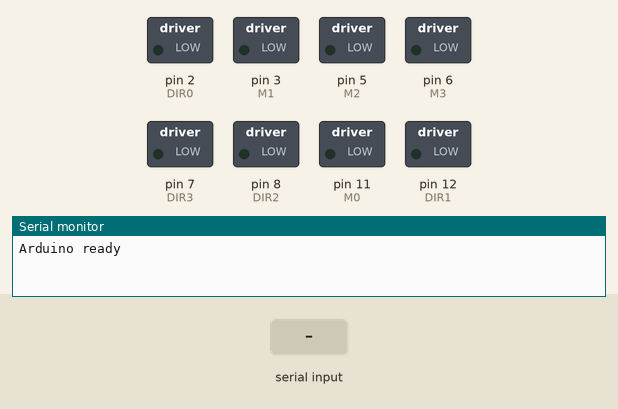
Recording of a sketch running on a simulated Arduino Uno, built with avr-gcc and run on an emulated ATmega328P. On the bench: switched loads named in the sketch (green lamp = pin HIGH), the last lines printed to the serial monitor. The test bench sets the inputs (shaded band).

Above: at 1.2 s.
1.3 s: "speedUpRun\n" received over Serial
At 2.6 s:
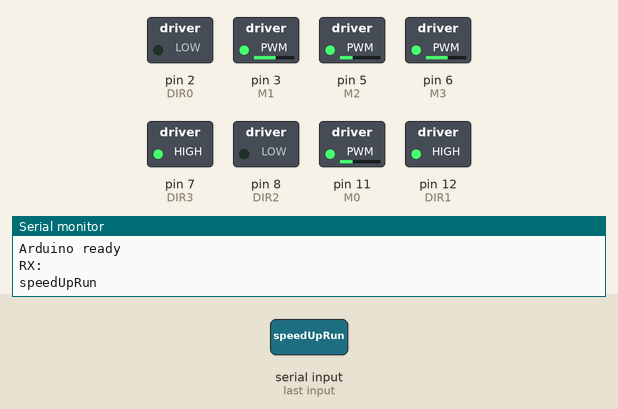
2.9 s: "90 45 200\n" received over Serial
At 3.8 s:
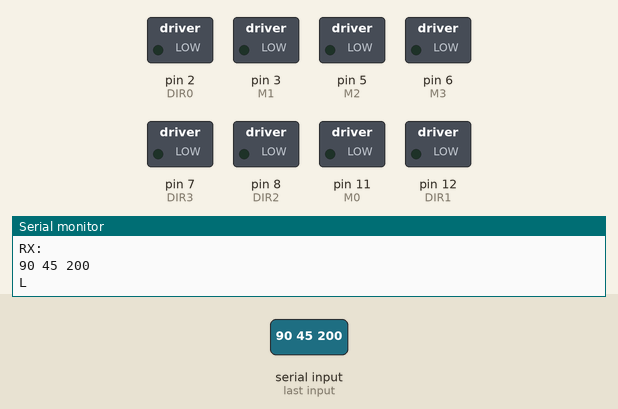
4.4 s: "speedDownRun\n" received over Serial
At 4.48 s:
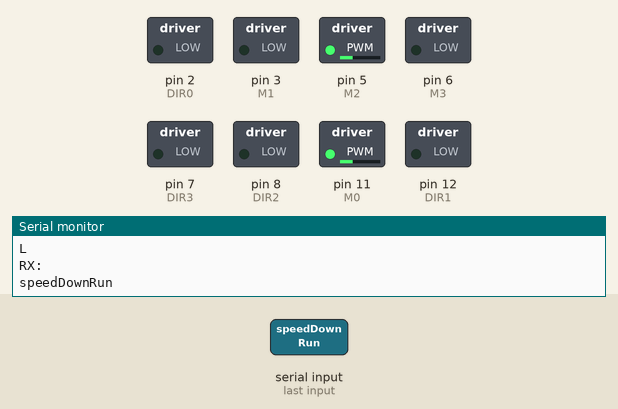
6.0 s: "30 150 10\n" received over Serial
At 6.08 s:
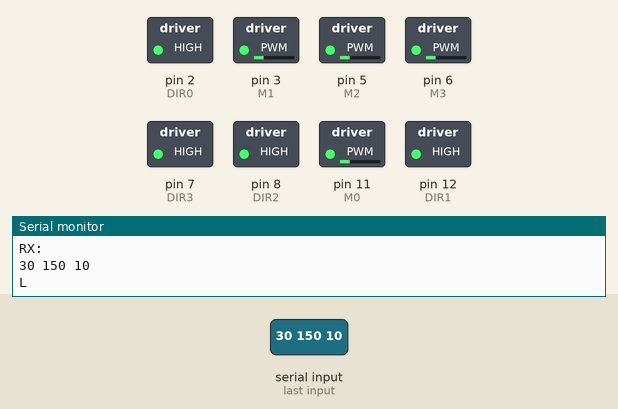
Timing chart, 0 to 8.6 s (numbered marks = the images above; inputs shaded):
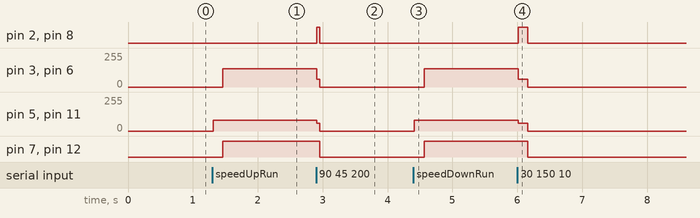

Measured:
- after the input at 1.3 s, pin 3 (M1), pin 6 (M3): 0/255 → 138/255 after 0.16 s; pin 5 (M2), pin 11 (M0): 0/255 → 80/255 at once; pin 7 (DIR3), pin 12 (DIR1): LOW → HIGH after 0.16 s
- after the input at 2.9 s, pin 2 (DIR0), pin 8 (DIR2): LOW → HIGH at once, → LOW 0.05 s later; pin 3 (M1), pin 6 (M3): 138/255 → 0/255 at once; pin 5 (M2), pin 11 (M0): 80/255 → 0/255 at once; pin 7 (DIR3), pin 12 (DIR1): HIGH → LOW after 0.06 s
- after the input at 4.4 s, pin 3 (M1), pin 6 (M3): 0/255 → 138/255 after 0.16 s; pin 5 (M2), pin 11 (M0): 0/255 → 80/255 at once; pin 7 (DIR3), pin 12 (DIR1): LOW → HIGH after 0.16 s
- after the input at 6.0 s, pin 2 (DIR0), pin 8 (DIR2): LOW → HIGH at once, → LOW 0.15 s later; pin 3 (M1), pin 6 (M3): 138/255 → 60/255 at once, → 0/255 0.15 s later; pin 5 (M2), pin 11 (M0): 80/255 → 60/255 at once, → 0/255 0.15 s later; pin 7 (DIR3), pin 12 (DIR1): HIGH → LOW after 0.16 s

The sketch:

AutoCar_controller.ino
```cpp
/*****************************************************
 * Tank_4Motor_TimeControl_FIXED.ino
 * ---------------------------------
 * 坦克履帶時間式位移控制（無 Encoder）
 * 修正：
 * - 低 PWM 不動
 * - 停止時滑動
 * - 左右速度不一致
 *****************************************************/

#include <Arduino.h>

/* ================== 腳位設定（完全沿用你原本） ================== */
#define M0     11
#define DIR0   2

#define M1     3
#define DIR1   12

#define M2     5
#define DIR2   8

#define M3     6
#define DIR3   7

/* ================== 參數設定 ================== */
#define MIN_PWM   70
float SCALE_LEFT  = 1.00;  // 左履帶補償
float SCALE_RIGHT = 1.00;  // 右履帶補償（依實測微調）

// ⭐ 獨立儲存前後左右的「左右輪」PWM（已還原為先前的預設數值）
int pwm_f_l = 80;   // 原本 move_forward_time 的左輪：75
int pwm_f_r = 138;  // 原本 move_forward_time 的右輪：-138 (取絕對值 138)
int pwm_b_l = 138;  // 原本 move_backward_time 的左輪：-138 (取絕對值 138)
int pwm_b_r = 75;   // 原本 move_backward_time 的右輪：75
int pwm_l_l = 60;   // 原本 turn_left_time 的左輪：-40 (取絕對值 40)
int pwm_l_r = 60;   // 原本 turn_left_time 的右輪：-40 (取絕對值 40)
int pwm_r_l = 205;  // 原本 turn_right_time 的左輪：180
int pwm_r_r = 205;  // 原本 turn_right_time 的右輪：150

// 4 顆馬達的「DIR=HIGH 是否代表 forward」
// 如果某顆方向反了，就把該顆的 FORWARD_* 由 true/false 互換
const bool FORWARD_DIR0_HIGH = false;
const bool FORWARD_DIR1_HIGH = false;
const bool FORWARD_DIR2_HIGH = false;
const bool FORWARD_DIR3_HIGH = false;

inline void set_motor(int pwm, int M, int DIR, bool forward_high)
{
  int p = constrain(abs(pwm), 0, 255);
  bool forward = (pwm >= 0);

  bool dir_level = forward ? forward_high : !forward_high;
  digitalWrite(DIR, dir_level ? HIGH : LOW);
  analogWrite(M, p);
}

void Tank_SetSpeed(int pwm_left, int pwm_right, bool DIR1BL , bool DIR2BL, int pwm_delay)
{
  // ===== 左右履帶速度補償 =====
  int pwm_l = pwm_left  * SCALE_LEFT;
  int pwm_r = pwm_right * SCALE_RIGHT;

  // ===== 左履帶：M0 + M2 =====
  set_motor(pwm_l, M0, DIR0, DIR1BL);
  set_motor(pwm_l, M2, DIR2, DIR1BL);
  delay(pwm_delay);
  // ===== 右履帶：M1 + M3 =====
  set_motor(pwm_r, M1, DIR1, DIR2BL);
  set_motor(pwm_r, M3, DIR3, DIR2BL);
}

/* ================== 主動煞車停止 ================== */
void Tank_Stop()
{
    // Brake：方向固定，PWM = 0
    digitalWrite(DIR0, LOW);
    digitalWrite(DIR1, LOW);
    digitalWrite(DIR2, LOW);
    digitalWrite(DIR3, LOW);

    analogWrite(M0, 0);
    analogWrite(M1, 0);
    analogWrite(M2, 0);
    analogWrite(M3, 0);

    delay(30);  // ⭐ 給驅接器時間吃掉慣性
}

/* ================== 位移 API ================== */

void move_forward_time(unsigned long ms, int pwm_left, int pwm_right)
{
    Tank_SetSpeed(pwm_left, -pwm_right, false, false, 150);
//    delay(ms);
//    Tank_Stop();
}

void move_backward_time(unsigned long ms, int pwm_left, int pwm_right)
{
    Tank_SetSpeed(-pwm_left, pwm_right, false, false, 50);
//    delay(ms);
//    Tank_Stop();
}

void turn_left_time(unsigned long ms, int pwm_left, int pwm_right)
{
    Tank_SetSpeed(-pwm_left, -pwm_right, false, false, 0);
    delay(ms);
    Tank_Stop();
}

void turn_right_time(unsigned long ms, int pwm_left, int pwm_right)
{
    Tank_SetSpeed(pwm_left, pwm_right, false, false, 0);
    delay(ms);
    Tank_Stop();
}

/* ================== Demo ================== */

void demo_path()
{
    delay(2000);
    // 90:1000:75:x
    turn_right_time(2000, 80, 80);
//
    delay(2000);
    // 1000ms:x:6150:280
//    move_forward_time(3150, pwm_f_l, pwm_f_r);   // ⭐ PWM < 70 不要用
//
//    delay(2000);
//    turn_right_time(500, 80, 80);
//
//    delay(2000);
//    move_backward_time(4750, pwm_b_l, pwm_b_r);   // ⭐ PWM < 70 不要用
//
//    delay(2000);
//    turn_right_time(580, 80, 80);
//
//     delay(2000);
//    // 1000ms:380:x:2400
//    move_forward_time(6280, pwm_f_l, pwm_f_r);   // ⭐ PWM < 70 不要用
//
//    delay(2000);
    // 90:1000:75:x
//    turn_left_time(580, 80, 80);

//    delay(2000);
//    move_backward_time(4750, pwm_b_l, pwm_b_r);   // ⭐ PWM < 70 不要用
    Tank_Stop();
}

/* ================== Arduino ================== */

void setup()
{
    Serial.begin(9600);
    Serial.println("Arduino ready");

    cli();  // 關閉中斷（避免 Timer 抖動）

    digitalWrite(M0, LOW);
    digitalWrite(M1, LOW);
    digitalWrite(M2, LOW);
    digitalWrite(M3, LOW);

    digitalWrite(DIR0, LOW);
    digitalWrite(DIR1, LOW);
    digitalWrite(DIR2, LOW);
    digitalWrite(DIR3, LOW);

    pinMode(M0, OUTPUT);
    pinMode(M1, OUTPUT);
    pinMode(M2, OUTPUT);
    pinMode(M3, OUTPUT);

    pinMode(DIR0, OUTPUT);
    pinMode(DIR1, OUTPUT);
    pinMode(DIR2, OUTPUT);
    pinMode(DIR3, OUTPUT);

    sei();  // 開中斷
}

void loop()
{
  if (Serial.available()) {
    String msg = Serial.readStringUntil('\n');
    msg.trim();
    Serial.println("RX:");
    Serial.println(msg);

    int spaceIdx = msg.indexOf(' ');
    String cmd = msg;
    int value1 = 0;
    int value2 = 0;
    bool hasValue2 = false;

    if (spaceIdx != -1) {
      cmd = msg.substring(0, spaceIdx);
      String remain = msg.substring(spaceIdx + 1);
      remain.trim();
      int spaceIdx2 = remain.indexOf(' ');

      if (spaceIdx2 != -1) {
        value1 = remain.substring(0, spaceIdx2).toInt();
        value2 = remain.substring(spaceIdx2 + 1).toInt();
        hasValue2 = true;
      } else {
        value1 = remain.toInt();
      }
    } else {
      value1 = msg.toInt();
    }

    if (cmd == "pwm_f") {
      pwm_f_l = value1; pwm_f_r = hasValue2 ? value2 : value1;
      Serial.print("Set Forward PWM -> L:"); Serial.print(pwm_f_l); Serial.print(" R:"); Serial.println(pwm_f_r);
    } else if (cmd == "pwm_b") {
      pwm_b_l = value1; pwm_b_r = hasValue2 ? value2 : value1;
      Serial.print("Set Backward PWM -> L:"); Serial.print(pwm_b_l); Serial.print(" R:"); Serial.println(pwm_b_r);
    } else if (cmd == "pwm_l") {
      pwm_l_l = value1; pwm_l_r = hasValue2 ? value2 : value1;
      Serial.print("Set Left PWM -> L:"); Serial.print(pwm_l_l); Serial.print(" R:"); Serial.println(pwm_l_r);
    } else if (cmd == "pwm_r") {
      pwm_r_l = value1; pwm_r_r = hasValue2 ? value2 : value1;
      Serial.print("Set Right PWM -> L:"); Serial.print(pwm_r_l); Serial.print(" R:"); Serial.println(pwm_r_r);
    }
    else if (cmd == "speedUP") {
      pwm_f_l += value1;
      pwm_f_r -= value1;
    }
    else if (cmd == "speedUpRun") {
      pwm_f_l += value1;
      pwm_f_r -= value1;
      move_forward_time(3150, pwm_f_l, pwm_f_r);
    }
    else if (cmd == "speedDown") {
      pwm_f_l -= value1;
      pwm_f_r += value1;
    }
    else if (cmd == "speedDownRun") {
      pwm_f_l -= value1;
      pwm_f_r += value1;
      move_forward_time(3150, pwm_f_l, pwm_f_r);
    }
    else if (cmd == "init") {
      pwm_f_l = 80;
      pwm_f_r = 138;
    }
    else if (cmd == "font") {
      move_forward_time(3150, pwm_f_l, pwm_f_r);
    } else if (cmd == "back") {
      move_backward_time(3150, pwm_b_l, pwm_b_r);
    } else if (cmd == "stop") {
      Tank_Stop();
    } else if (value1 >= 40) {
      Serial.println("L");
      turn_left_time(value1, pwm_l_l, pwm_l_r);
    } else if (value1 <= -40) {
      int m = value1 * -1;
      Serial.println(m);
      turn_right_time(m, pwm_r_l, pwm_r_r);
    } else {
      Serial.println("Unknown command");
    }
  }
}
```
